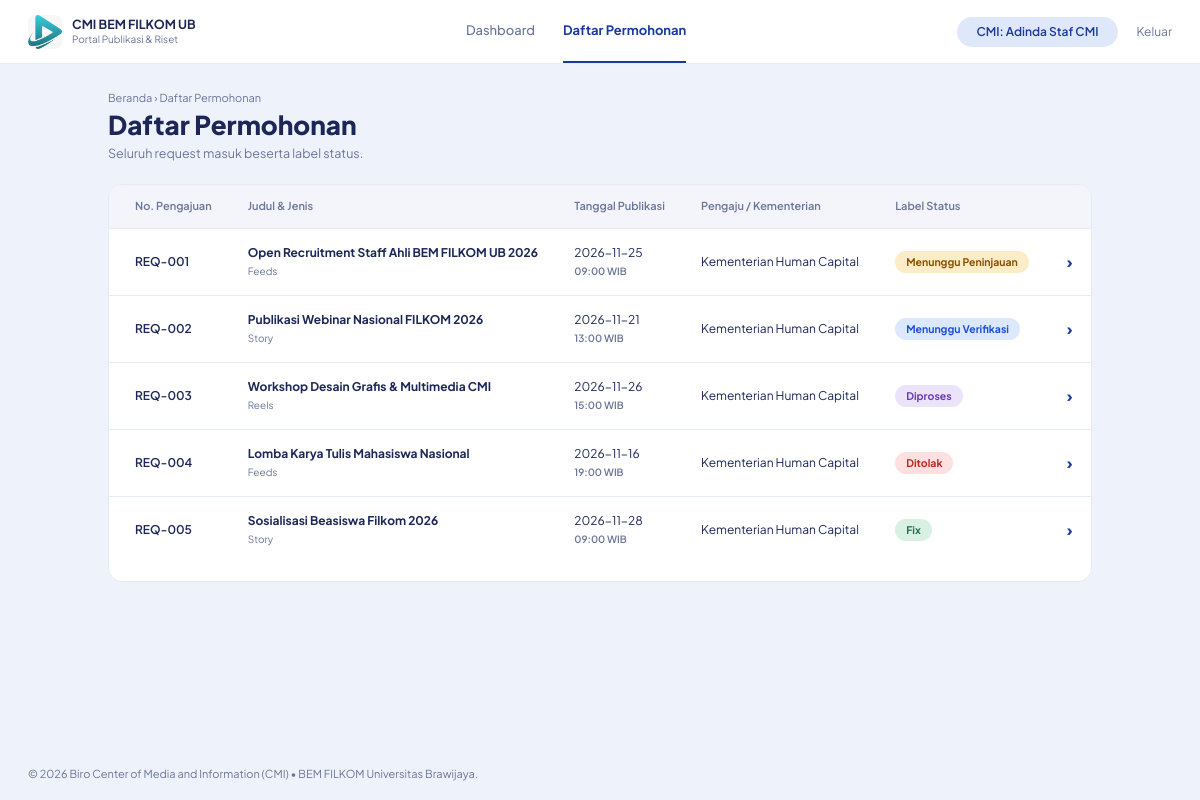
The app's page /views/admin/daftar-permohonan.php with its own data.
### tables this page shows
CREATE TABLE `PENGAJUAN` (
    `idPengajuan` VARCHAR(30) NOT NULL,
    `idPengaju` VARCHAR(20) NOT NULL,
    `kementerianId` VARCHAR(20) NULL,
    `judulRequest` VARCHAR(200) NOT NULL,
    `tanggalPengajuan` DATE NOT NULL,
    `tanggal_publikasi` DATE NULL,
    `jam_publikasi` VARCHAR(10) NULL DEFAULT '09:00',
    `jenis_konten` VARCHAR(50) DEFAULT 'Feeds',
    `targetTanggal` DATE NULL,
    `targetJam` VARCHAR(10) NULL DEFAULT '09:00',
    `jenisMedia` VARCHAR(50) DEFAULT 'Feeds',
    `detailKonten` TEXT NOT NULL,
    `statusPengajuan` VARCHAR(40) NOT NULL DEFAULT 'Dalam Antrian',
    `status_pengajuan` VARCHAR(40) NOT NULL DEFAULT 'Dalam Antrian',
    `catatanKelengkapan` TEXT NULL,
    `alasanPenolakan` TEXT NULL,
    `sisaWaktuVerifikasi` INT NOT NULL DEFAULT 3600,
    PRIMARY KEY (`idPengajuan`),
    CONSTRAINT `fk_pengajuan_pengaju` FOREIGN KEY (`idPengaju`) REFERENCES `PENGAJU_INTERNAL` (`idPengaju`) ON DELETE CASCADE,
    CONSTRAINT `fk_pengajuan_kementerian` FOREIGN KEY (`kementerianId`) REFERENCES `KEMENTERIAN` (`kementerianId`) ON DELETE SET NULL
);

CREATE TABLE `KEMENTERIAN` (
    `kementerianId` VARCHAR(20) NOT NULL,
    `asalKementerian` VARCHAR(100) NOT NULL,
    PRIMARY KEY (`kementerianId`)
);

### views/admin/daftar-permohonan.php (the view, shortened to what this page needs)
<?php
require_once __DIR__ . '/../../config/koneksi.php';
$daftarRequest = [];
if ($koneksi) {
  $sql = "
        SELECT p.*, k.asalKementerian, pi.nama AS namaPengaju
        FROM PENGAJUAN p
        LEFT JOIN KEMENTERIAN k ON p.kementerianId = k.kementerianId
        LEFT JOIN PENGAJU_INTERNAL pi ON p.idPengaju = pi.idPengaju
        ORDER BY p.tanggalPengajuan DESC, p.idPengajuan DESC
    ";
  $res = mysqli_query($koneksi, $sql);
  if ($res) {
    while ($row = mysqli_fetch_assoc($res)) {
      $daftarRequest[] = $row;
    }
  }
}
$detailData = null;
function getBadgeClass($status)
{
  switch ($status) {
    case 'Menunggu Peninjauan':
      return 's-wait';
    case 'Diproses':
      return 's-proc';
    case 'Ditolak':
      return 's-rej';
    case 'Fix':
    case 'Selesai':
      return 's-done';
    default:
      return 's-rev';
  }
}
?>
<!DOCTYPE html>
<html lang="id">
<head>
</head>
<body>
  <nav>
    <div class="brand">
      <img src="../../assets/img/logo cmi.jpeg" alt="Logo CMI" class="logo">
      <div><b>CMI BEM FILKOM UB</b><small>Portal Publikasi &amp; Riset</small></div>
    </div>
    <div class="menu">
      <a href="dashboard-cmi.php">Dashboard</a>
      <a href="daftar-permohonan.php" class="active" id="navDaftar">Daftar Permohonan</a>
    </div>
    <div class="right">
      <span class="pill">CMI: <?= htmlspecialchars($_SESSION['admin']['namaAdmin'] ?? 'Admin CMI') ?></span>
      <a href="../../index.php">Keluar</a>
    </div>
  </nav>
  <main>
    <?php if (!$detailData): ?>
      <section id="viewDaftar" aria-labelledby="hDaftar">
        <div class="crumb"><a href="dashboard-cmi.php">Beranda</a> › Daftar Permohonan</div>
        <div class="titlebar">
          <div>
            <h1 id="hDaftar" tabindex="-1">Daftar Permohonan</h1>
            <p class="sub">Seluruh request masuk beserta label status.</p>
          </div>
        </div>
        <div class="card tbl-wrap">
          <table>
            <thead>
              <tr>
                <th>No. Pengajuan</th>
                <th>Judul &amp; Jenis</th>
                <th>Tanggal Publikasi</th>
                <th>Pengaju / Kementerian</th>
                <th>Label Status</th>
                <th></th>
              </tr>
            </thead>
            <tbody id="listBody">
              <?php if (!empty($daftarRequest)): ?>
                <?php foreach ($daftarRequest as $r):
                  $instansi = $r['asalKementerian'] ?: ($r['namaPengaju'] ?: 'Pengaju Internal');
                  $badgeCls = getBadgeClass($r['statusPengajuan']);
                  ?>
                  <tr onclick="location.href='daftar-permohonan.php?id=<?= urlencode($r['idPengajuan']) ?>'" tabindex="0">
                    <td class="no"><?= htmlspecialchars($r['idPengajuan']) ?></td>
                    <td>
                      <strong><?= htmlspecialchars($r['judulRequest']) ?></strong><br>
                      <small
                        style="color:var(--muted);"><?= htmlspecialchars($r['jenisMedia'] ?? 'Instagram Feeds') ?></small>
                    </td>
                    <td>
                      <?= htmlspecialchars($r['targetTanggal'] ?? $r['tanggalPengajuan']) ?>
                      <?= !empty($r['targetJam']) ? '<br><small style="color:var(--muted); font-weight:600;">' . htmlspecialchars($r['targetJam']) . ' WIB</small>' : '' ?>
                    </td>
                    <td><?= htmlspecialchars($instansi) ?></td>
                    <td><span class="badge <?= $badgeCls ?>"><?= htmlspecialchars($r['statusPengajuan']) ?></span></td>
                    <td class="go">›</td>
                  </tr>
                <?php endforeach; ?>
              <?php else: ?>
                <tr>
                  <td class="empty" colspan="6">Belum ada request masuk.</td>
                </tr>
              <?php endif; ?>
            </tbody>
          </table>
        </div>
      </section>
    <?php endif; ?>
  </main>
  <footer>© 2026 Biro Center of Media and Information (CMI) • BEM FILKOM Universitas Brawijaya.</footer>
</body>
</html>

### views/admin/daftar-permohonan.php (style rules this page uses)
:root { --navy: #1b3a9e; --navy-dark: #16307f; --ink: #1c2757; --muted: #6b7599; --bg: #eef2fb; --card: #fff; --line: #e6eaf5; --head: #f3f5fb; --red: #d93025; --red-bg: #fff5f4; --font: 'Plus Jakarta Sans', system-ui, -apple-system, 'Segoe UI', Roboto, sans-serif; }
* { box-sizing: border-box; margin: 0 }
html { height: 100% }
body { min-height: 100%; display: flex; flex-direction: column; background: var(--bg); color: var(--ink); font: 14px/1.5 var(--font) }
a { color: inherit; text-decoration: none }
nav { background: #fff; border-bottom: 1px solid var(--line); display: flex; align-items: center; justify-content: space-between; gap: 16px; padding: 0 28px; height: 64px; position: sticky; top: 0; z-index: 5 }
.brand { display: flex; align-items: center; gap: 10px }
.logo { width: 34px; height: 34px; border-radius: 8px; object-fit: cover; display: block }
.brand b { display: block; font-size: 12.5px; line-height: 1.2 }
.brand small { display: block; font-size: 10px; color: var(--muted) }
.menu { display: flex; gap: 28px; height: 100% }
.menu a { display: flex; align-items: center; height: 100%; font-size: 13px; color: var(--muted); border-bottom: 2px solid transparent; font-weight: 500 }
.menu a.active { color: var(--navy); font-weight: 700; border-bottom-color: var(--navy) }
.right { display: flex; align-items: center; gap: 18px; font-size: 12px; color: var(--muted) }
.pill { background: #dfe7fb; color: var(--navy); font-weight: 600; padding: 6px 20px; border-radius: 99px; font-size: 12px }
main { flex: 1; width: 100%; max-width: 1040px; margin: 0 auto; padding: 26px 28px 48px }
.crumb { font-size: 11px; color: var(--muted) }
.titlebar { display: flex; justify-content: space-between; align-items: flex-end; gap: 12px; margin: 2px 0 22px }
h1 { font-size: 26px; line-height: 1.2; font-weight: 800; color: var(--ink); outline: none }
.sub { font-size: 12.5px; color: var(--muted); margin-top: 4px }
footer { padding: 18px 28px; font-size: 11px; color: var(--muted) }
.card { background: var(--card); border: 1px solid var(--line); border-radius: 14px }
.badge { display: inline-block; font-size: 10.5px; font-weight: 700; padding: 3px 11px; border-radius: 99px; white-space: nowrap }
.s-wait { background: #fdecc8; color: #8a5200 }
.s-rev { background: #dce8fe; color: #1d4fd8 }
.s-proc { background: #ece3fb; color: #6a3db8 }
.s-rej { background: #fde0df; color: #c0281f }
.s-done { background: #d8f1e2; color: #23744a }
.tbl-wrap { overflow-x: auto; padding: 0 0 18px }
table { width: 100%; border-collapse: collapse; min-width: 640px }
th { background: var(--head); text-align: left; font-size: 11px; font-weight: 600; color: var(--muted); padding: 13px 18px }
td { padding: 15px 18px; font-size: 12px; border-top: 1px solid var(--line) }
th:first-child, td:first-child { padding-left: 26px }
tbody tr { cursor: pointer }
td.no { font-weight: 600 }
td.go { width: 44px; text-align: right; color: var(--navy); font-weight: 800; font-size: 16px }

### records on screen
pengajuan: idPengajuan "REQ-001", judulRequest "Open Recruitment Staff Ahli BEM FILKOM UB 2026", jenisMedia "Feeds", targetTanggal "2026-11-25", targetJam "09:00", kementerianId.asalKementerian "Kementerian Human Capital", statusPengajuan "Menunggu Peninjauan"
pengajuan: idPengajuan "REQ-002", judulRequest "Publikasi Webinar Nasional FILKOM 2026", jenisMedia "Story", targetTanggal "2026-11-21", targetJam "13:00", kementerianId.asalKementerian "Kementerian Human Capital", statusPengajuan "Menunggu Verifikasi"
pengajuan: idPengajuan "REQ-003", judulRequest "Workshop Desain Grafis & Multimedia CMI", jenisMedia "Reels", targetTanggal "2026-11-26", targetJam "15:00", kementerianId.asalKementerian "Kementerian Human Capital", statusPengajuan "Diproses"
pengajuan: idPengajuan "REQ-004", judulRequest "Lomba Karya Tulis Mahasiswa Nasional", jenisMedia "Feeds", targetTanggal "2026-11-16", targetJam "19:00", kementerianId.asalKementerian "Kementerian Human Capital", statusPengajuan "Ditolak"
pengajuan: idPengajuan "REQ-005", judulRequest "Sosialisasi Beasiswa Filkom 2026", jenisMedia "Story", targetTanggal "2026-11-28", targetJam "09:00", kementerianId.asalKementerian "Kementerian Human Capital", statusPengajuan "Fix"

### other values on screen
$_SESSION['admin']['namaAdmin'] "Adinda Staf CMI"
